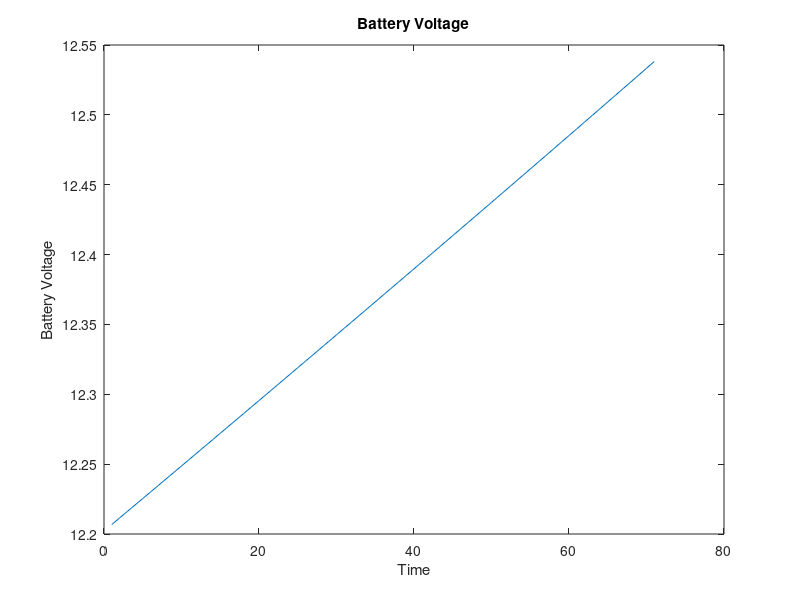
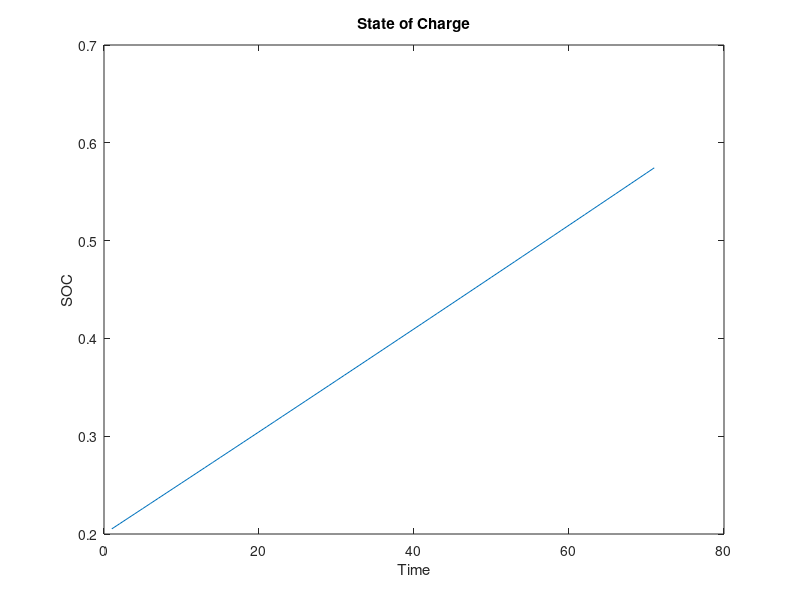

MATLAB code to generate these figures, in order:
clear
clc
close all

Vbati = [];
SOCi = [];

for I1 = 5:1:5
    t1 = 7;
    SOC1 = 0.2;
    K = 0.8;
    D = 1e-5;
    SOCm = 936;
    ns = 6;
    SOC2 = SOC1;

    for t = 0:0.1:t1

        B = SOC2;

        if (I1 <= 0)       % discharging mode
            V1 = (1.926 + 0.124*B)*ns;
            R1 = (.19 + .1037/(B - .14))*ns/SOCm;

        elseif (I1 > 0)    % charging mode
            V1 = (2 + .148*B)*ns;
            R1 = (.758 + .1309/(1.06 - B))*ns/SOCm;
        end

        R1 = double(R1);

        % SOC calculation
        f1 = K*V1*I1 - D*SOC2*SOCm;
        SOC = SOC2 + (f1/SOCm)*0.1;

        SOC2 = SOC;

        % Battery voltage
        Vbat = V1 + I1*R1;
        Vbat = double(Vbat);

        % Store values
        Vbati = [Vbati; Vbat];
        SOC = double(SOC);
        SOCi = [SOCi; SOC];

    end
end

Vbati
SOCi

figure
plot(Vbati)
xlabel('Time')
ylabel('Battery Voltage')
title('Battery Voltage')

figure
plot(SOCi)
xlabel('Time')
ylabel('SOC')
title('State of Charge')
